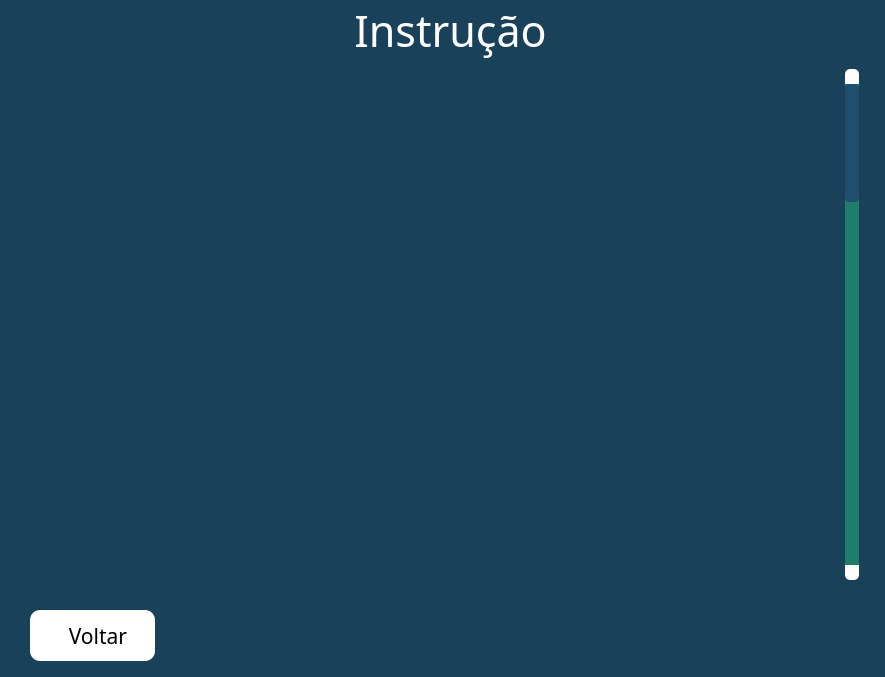
<?xml version="1.0" encoding="UTF-8"?>
<ui version="4.0">
 <class>Menu</class>
 <widget class="QWidget" name="Menu">
  <property name="windowModality">
   <enum>Qt::ApplicationModal</enum>
  </property>
  <property name="geometry">
   <rect>
    <x>0</x>
    <y>0</y>
    <width>885</width>
    <height>677</height>
   </rect>
  </property>
  <property name="sizePolicy">
   <sizepolicy hsizetype="Fixed" vsizetype="Fixed">
    <horstretch>0</horstretch>
    <verstretch>0</verstretch>
   </sizepolicy>
  </property>
  <property name="font">
   <font>
    <family>Berlin Sans FB</family>
    <pointsize>49</pointsize>
   </font>
  </property>
  <property name="cursor">
   <cursorShape>ArrowCursor</cursorShape>
  </property>
  <property name="windowTitle">
   <string>Menu</string>
  </property>
  <property name="autoFillBackground">
   <bool>false</bool>
  </property>
  <property name="styleSheet">
   <string notr="true">QWidget {	

	
	background-color: rgb(26, 65, 90);

}
/*

background-image: linear-gradient(15deg, #13547a 0%, #80d0c7 100%);
background-color: QLinearGradient( x1: 0, y1: 0, x2: 0, y2: 1, stop: 0 #13547a, stop: .5 #80d0c7);
background-color: QLinearGradient( x1: 0, y1: 0, x2: 0, y2: 1, stop: 0.4 #13547a, stop: 0.8 #80d0c7);
			

*/

/* background-color: rgb(26, 65, 90); */


</string>
  </property>
  <widget class="QLabel" name="Title_Screen">
   <property name="geometry">
    <rect>
     <x>220</x>
     <y>0</y>
     <width>461</width>
     <height>61</height>
    </rect>
   </property>
   <property name="font">
    <font>
     <family>Leelawadee</family>
     <pointsize>32</pointsize>
    </font>
   </property>
   <property name="cursor">
    <cursorShape>PointingHandCursor</cursorShape>
   </property>
   <property name="autoFillBackground">
    <bool>false</bool>
   </property>
   <property name="styleSheet">
    <string notr="true">color: rgb(255, 255, 255);
boder:none;</string>
   </property>
   <property name="frameShape">
    <enum>QFrame::NoFrame</enum>
   </property>
   <property name="frameShadow">
    <enum>QFrame::Raised</enum>
   </property>
   <property name="lineWidth">
    <number>0</number>
   </property>
   <property name="text">
    <string>Instrução</string>
   </property>
   <property name="alignment">
    <set>Qt::AlignCenter</set>
   </property>
  </widget>
  <widget class="QFrame" name="frame">
   <property name="geometry">
    <rect>
     <x>28</x>
     <y>69</y>
     <width>831</width>
     <height>511</height>
    </rect>
   </property>
   <property name="styleSheet">
    <string notr="true">/* VERTIVAL SCROLL BAR*/
QScrollBar:vertical{
	boder: none;
	width: 14px;
	margin: 15px 0 15px 0;
	border-radius:10px;
	background-color: rgb(31, 125, 108);
}

/* HANDLE BAR VERTICAL */
QScrollBar::handle:vertical {
	border-radius:4px;
	min-height:15px;
	background-color: rgb(31, 79, 108);
}

/* BUTTON TOP - SCROLLBAR*/

QScrollBar::sub-line:vertical{
	border:none;	
	background-color: rgb(255, 255, 255);
	height: 15px;
	border-top-left-radius: 5px;
	border-top-right-radius:5px;
	subcontrol-position:top;
	subcontrol-origin: margin;
	
}

/* BUTTON BOTTOM - SCROLLBAR*/

QScrollBar::add-line:vertical{
	border:none;	
	background-color: rgb(255, 255, 255);
	height: 15px;
	border-bottom-left-radius: 5px;
	border-bottom-right-radius:5px;
	subcontrol-position:bottom;
	subcontrol-origin: margin;
}

/* RESET ARROW */

QScrollBar::up-arrow:vertical, QScrollBar::down-arrow:vertical {     
	 background: none;
}
QScrollBar::add-page:vertical, QScrollBar::sub-page:vertical {
     background: none;
}

QScrollBar::sub-page:vertical {
background: none;
}

QScrollBar::add-page:vertical {
background: none;
}

QWidget {

	background-color: transparent;

}
</string>
   </property>
   <property name="frameShape">
    <enum>QFrame::NoFrame</enum>
   </property>
   <property name="frameShadow">
    <enum>QFrame::Plain</enum>
   </property>
   <property name="lineWidth">
    <number>0</number>
   </property>
   <widget class="QScrollArea" name="scrollArea">
    <property name="geometry">
     <rect>
      <x>0</x>
      <y>0</y>
      <width>831</width>
      <height>511</height>
     </rect>
    </property>
    <property name="sizePolicy">
     <sizepolicy hsizetype="Preferred" vsizetype="Preferred">
      <horstretch>0</horstretch>
      <verstretch>0</verstretch>
     </sizepolicy>
    </property>
    <property name="cursor" stdset="0">
     <cursorShape>PointingHandCursor</cursorShape>
    </property>
    <property name="styleSheet">
     <string notr="true">/* VERTIVAL SCROLL BAR*/
QScrollBar:vertical{
	background-color: rgb(31, 125, 108);
}



</string>
    </property>
    <property name="frameShape">
     <enum>QFrame::NoFrame</enum>
    </property>
    <property name="frameShadow">
     <enum>QFrame::Plain</enum>
    </property>
    <property name="lineWidth">
     <number>0</number>
    </property>
    <property name="horizontalScrollBarPolicy">
     <enum>Qt::ScrollBarAlwaysOff</enum>
    </property>
    <property name="widgetResizable">
     <bool>true</bool>
    </property>
    <property name="alignment">
     <set>Qt::AlignLeading|Qt::AlignLeft|Qt::AlignVCenter</set>
    </property>
    <widget class="QWidget" name="scrollAreaWidgetContents">
     <property name="geometry">
      <rect>
       <x>0</x>
       <y>0</y>
       <width>817</width>
       <height>2074</height>
      </rect>
     </property>
     <property name="sizePolicy">
      <sizepolicy hsizetype="Preferred" vsizetype="Expanding">
       <horstretch>0</horstretch>
       <verstretch>0</verstretch>
      </sizepolicy>
     </property>
     <property name="cursor">
      <cursorShape>PointingHandCursor</cursorShape>
     </property>
     <layout class="QVBoxLayout" name="verticalLayout_2">
      <property name="spacing">
       <number>20</number>
      </property>
      <property name="leftMargin">
       <number>9</number>
      </property>
      <property name="topMargin">
       <number>10</number>
      </property>
      <property name="rightMargin">
       <number>9</number>
      </property>
      <property name="bottomMargin">
       <number>0</number>
      </property>
      <item>
       <widget class="QLabel" name="slide1">
        <property name="sizePolicy">
         <sizepolicy hsizetype="Preferred" vsizetype="Minimum">
          <horstretch>0</horstretch>
          <verstretch>0</verstretch>
         </sizepolicy>
        </property>
        <property name="minimumSize">
         <size>
          <width>651</width>
          <height>501</height>
         </size>
        </property>
        <property name="text">
         <string/>
        </property>
        <property name="pixmap">
         <pixmap>../Images/Instrução_Slide_Menu.png</pixmap>
        </property>
        <property name="scaledContents">
         <bool>true</bool>
        </property>
       </widget>
      </item>
      <item>
       <widget class="QLabel" name="slide1_4">
        <property name="sizePolicy">
         <sizepolicy hsizetype="Preferred" vsizetype="Minimum">
          <horstretch>0</horstretch>
          <verstretch>0</verstretch>
         </sizepolicy>
        </property>
        <property name="minimumSize">
         <size>
          <width>651</width>
          <height>501</height>
         </size>
        </property>
        <property name="text">
         <string/>
        </property>
        <property name="pixmap">
         <pixmap>../Images/Instrução_ReconhecimentoDeVoz_Slides.png</pixmap>
        </property>
        <property name="scaledContents">
         <bool>true</bool>
        </property>
       </widget>
      </item>
      <item>
       <widget class="QLabel" name="slide1_2">
        <property name="sizePolicy">
         <sizepolicy hsizetype="Preferred" vsizetype="Minimum">
          <horstretch>0</horstretch>
          <verstretch>0</verstretch>
         </sizepolicy>
        </property>
        <property name="minimumSize">
         <size>
          <width>651</width>
          <height>501</height>
         </size>
        </property>
        <property name="text">
         <string/>
        </property>
        <property name="pixmap">
         <pixmap>../Images/Instrução_Slides_Edit_Screen01.png</pixmap>
        </property>
        <property name="scaledContents">
         <bool>true</bool>
        </property>
       </widget>
      </item>
      <item>
       <widget class="QLabel" name="slide1_3">
        <property name="sizePolicy">
         <sizepolicy hsizetype="Preferred" vsizetype="Minimum">
          <horstretch>0</horstretch>
          <verstretch>0</verstretch>
         </sizepolicy>
        </property>
        <property name="minimumSize">
         <size>
          <width>651</width>
          <height>501</height>
         </size>
        </property>
        <property name="text">
         <string/>
        </property>
        <property name="pixmap">
         <pixmap>../Images/Instrução_Slides_Edit_Screen02.png</pixmap>
        </property>
        <property name="scaledContents">
         <bool>true</bool>
        </property>
       </widget>
      </item>
     </layout>
    </widget>
   </widget>
  </widget>
  <widget class="QPushButton" name="menu_button">
   <property name="geometry">
    <rect>
     <x>30</x>
     <y>610</y>
     <width>125</width>
     <height>51</height>
    </rect>
   </property>
   <property name="font">
    <font>
     <family>Berlin Sans FB</family>
     <pointsize>16</pointsize>
    </font>
   </property>
   <property name="cursor">
    <cursorShape>PointingHandCursor</cursorShape>
   </property>
   <property name="styleSheet">
    <string notr="true">QPushButton{
    background-color: white;
    border-style: outset;
    border-radius: 10px;    
    padding: 6px;
}
QPushButton:pressed {
    
	background-color: rgb(199, 199, 199);
    border-style: inset;
}</string>
   </property>
   <property name="text">
    <string>  Voltar</string>
   </property>
   <property name="icon">
    <iconset>
     <normaloff>../Images/left_arrow.png</normaloff>../Images/left_arrow.png</iconset>
   </property>
   <property name="iconSize">
    <size>
     <width>35</width>
     <height>35</height>
    </size>
   </property>
  </widget>
  <zorder>frame</zorder>
  <zorder>Title_Screen</zorder>
  <zorder>menu_button</zorder>
 </widget>
 <resources/>
 <connections/>
</ui>
